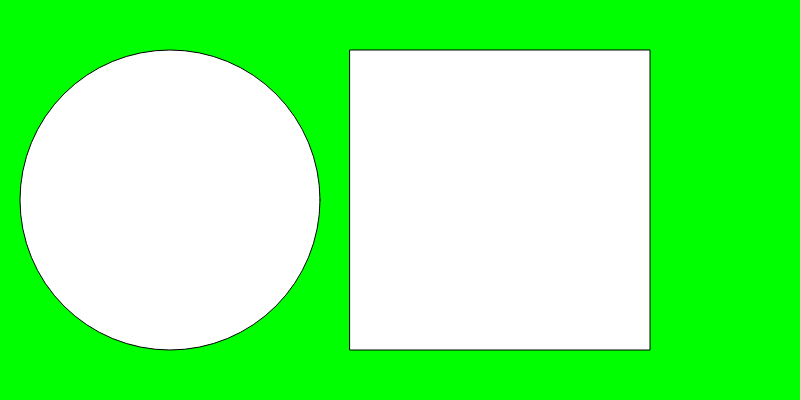
Frame 1 (no input)
Frame 60 (no input): identical to frame 1, image omitted
Frame 120 (the mouse pressed at the canvas centre since frame 60): identical to frame 1, image omitted

The p5.js sketch that drew this single still picture (run headless with seeded random() and noise() and a simulated clock; from frame 60 on, the mouse is pressed at the canvas centre):

// p5.js sketch
// ── sketch.js
function setup() {
  createCanvas(800, 400);
}

function draw() {
  background('rgb(0,255,0)');
  ellipse(170,200,300,300);
  square(350,50,300);
}
